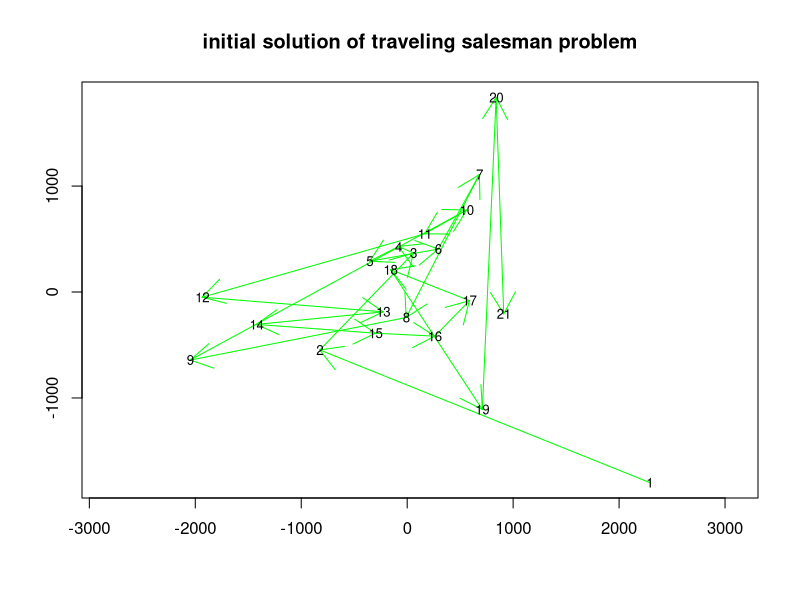
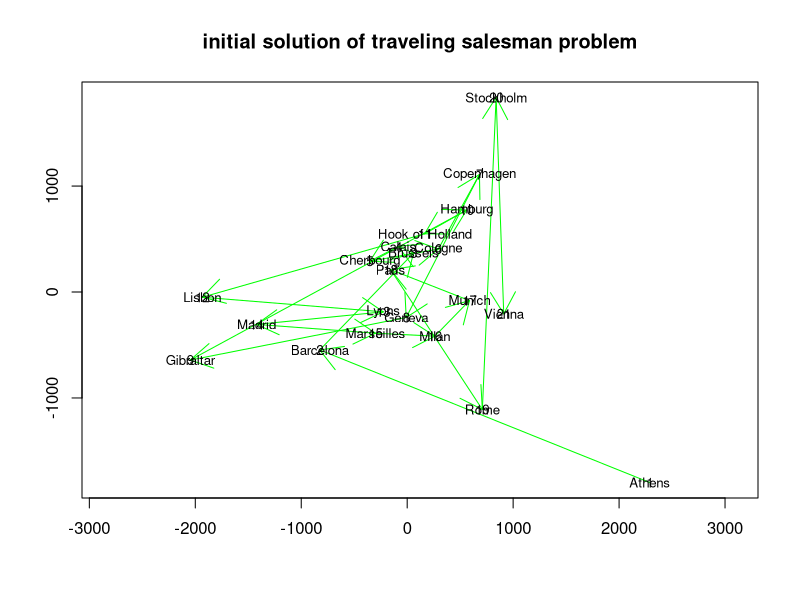
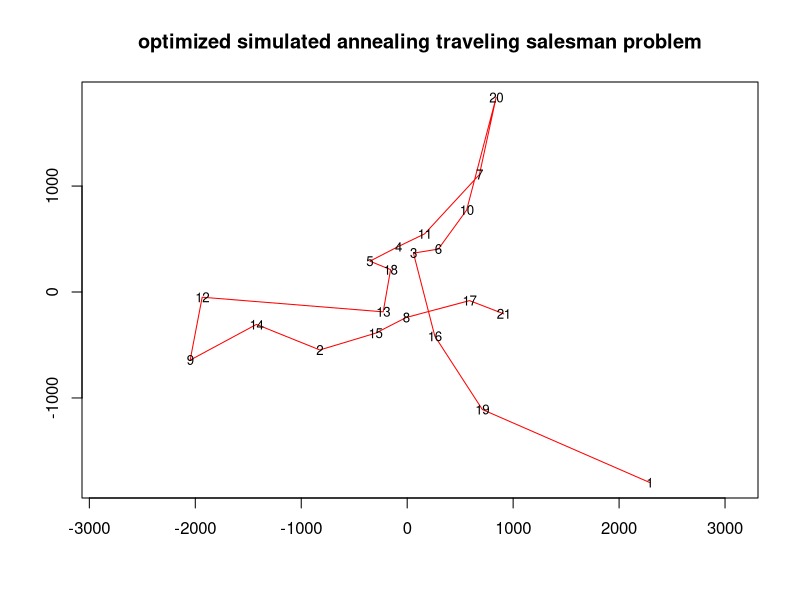
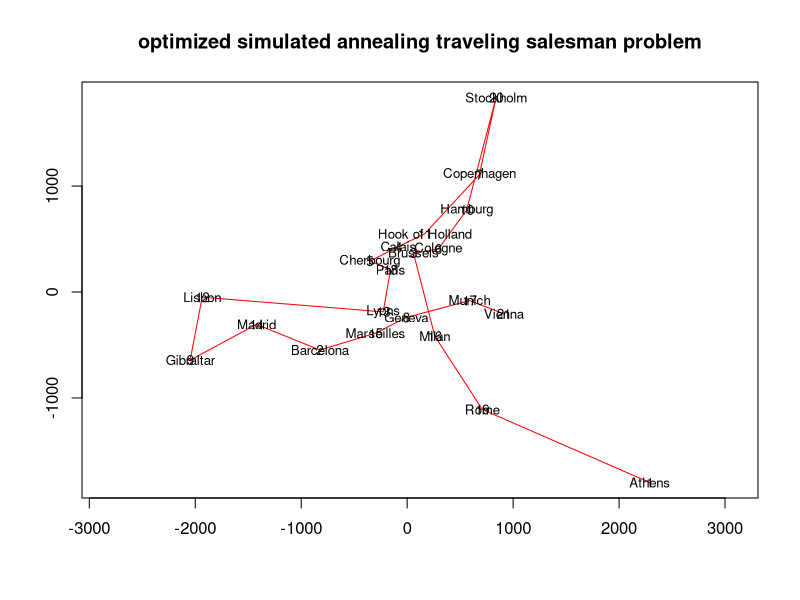

Generate these figures, in order, with R:
## ---- chunk 1
require(ggplot2)
require(stats)
## ---- chunk 2
CityDistMatx <- as.matrix(eurodist)
CityDistMatx
# Distance function
distance <- function(sq) 
  {  # Target function
  sq2 <- embed(sq, 2)
  return(as.numeric(sum(CityDistMatx[cbind(sq2[,2],sq2[,1])])))
}

# Generate new candidates
GenSeq <- function(sq) {  # Generate new candidate sequence
  idx <- seq(2, NROW(CityDistMatx)-1, by=1)
  ChangePoints <- sample(idx, size=2, replace=FALSE)
  tmp <- sq[ChangePoints[1]]
  sq[ChangePoints[1]] <- sq[ChangePoints[2]]
  sq[ChangePoints[2]] <- tmp
  return(as.numeric(sq))
}

cities<-labels(eurodist)
cities

initial.tour <- c(1,2:NROW(CityDistMatx),1)  
# Initial sequence
initial.tour
initial.d<-distance(initial.tour)
initial.d
for(i in 1:length(initial.tour))
{
  print(cities[initial.tour[i]])  
}  
set.seed(333) # chosen to get a good soln relatively quickly

#  box-constrained optimization and simulated annealing
# method = "SANN" performs simulated annealing
# Method "SANN" is by default a variant of simulated annealing given in Belisle (1992)
res <- optim(initial.tour, distance, GenSeq, method = "SANN",
             control = list(maxit = 30000, temp = 2000, trace = TRUE,
                            REPORT = 500))
res  # Near optimum distance around 12842
final.tour<-res$par
final.tour
final.d<-distance(final.tour)
final.d
initial.d
final.d/initial.d


cities.xy <- cmdscale(eurodist)
cities.xy
for(i in 1:length(final.tour))
{
  print(cities[final.tour[i]])  
}  
rx <- range(x <- cities.xy[,1])
ry <- range(y <- -cities.xy[,2])
rx
ry
x
y
initial.tour
## remove last element to draw arrows from point to point
s <-head(initial.tour, -1)
s
plot(x, y, type="n", asp=1, xlab="", ylab="", main="initial solution of traveling salesman problem")
arrows(x[s], y[s], x[s+1], y[s+1], col="green")
text(x, y, labels(cities), cex=0.8)
plot(x, y, type="n", asp=1, xlab="", ylab="", main="initial solution of traveling salesman problem")
arrows(x[s], y[s], x[s+1], y[s+1], col="green")
text(x, y, labels(cities), cex=0.8)
text(x, y, labels(eurodist), cex=0.8)
final.tour
## draw lines from point to point
s <-head(final.tour, -1)
s
df = data.frame(x[s],y[s])
df
plot(x, y, type="n", asp=1, xlab="", ylab="", main="optimized simulated annealing traveling salesman problem")
lines(df$x, df$y, col="red")
text(x, y, labels(cities), cex=0.8)
plot(x, y, type="n", asp=1, xlab="", ylab="", main="optimized simulated annealing traveling salesman problem")
lines(df$x, df$y, col="red")
text(x, y, labels(cities), cex=0.8)
text(x, y, labels(eurodist), cex=0.8)
